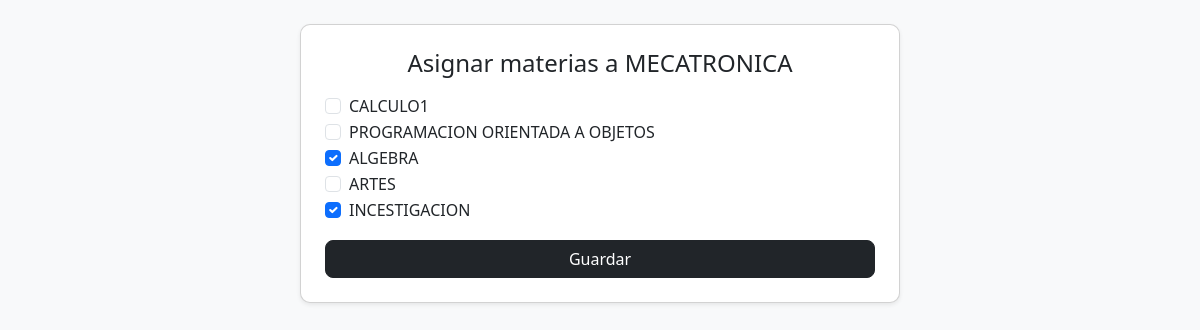
Page /alumnos/carreras/5/materias/ on the earlier database version.
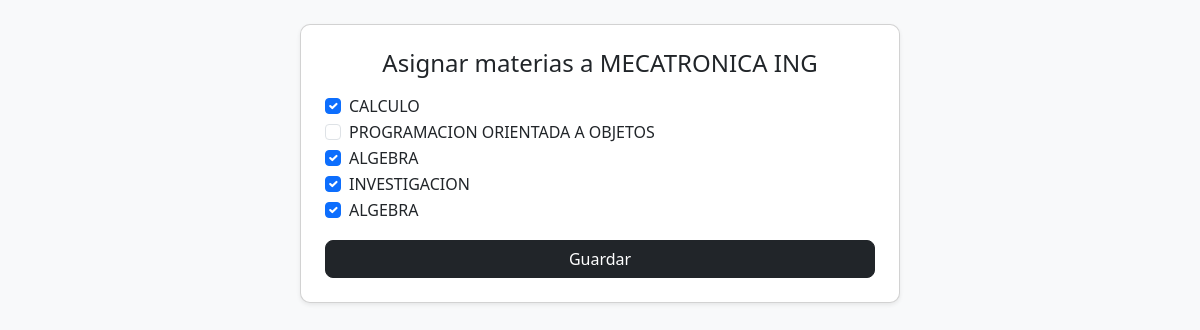
Same page on the later database version.
### alumnos/models.py (models this page shows, shortened)
class Carrera(models.Model):
    nombre = models.CharField(max_length=100)

class Materia(models.Model):
    nombre = models.CharField(max_length=100)
    clave = models.CharField(max_length=20)
    carreras = models.ManyToManyField(Carrera)
    maestro = models.ForeignKey(Maestro, on_delete=models.CASCADE, null=True, blank=True)

### alumnos/views.py (the view)
# urls.py: path('carreras/<int:carrera_id>/materias/', views.asignar_materias_carrera, name='asignar_materias_carrera'),
def asignar_materias_carrera(request, carrera_id):
    carrera = get_object_or_404(Carrera, id=carrera_id)
    materias = Materia.objects.all()
    if request.method == 'POST':
        materias_ids = request.POST.getlist('materias')
        carrera.materia_set.set(materias_ids)  # 🔥 relación
        return redirect('lista_carreras')  # o donde quieras
    return render(request, 'alumnos/asignar_materias.html', {
        'carrera': carrera,
        'materias': materias,
        'materias_asignadas': carrera.materia_set.all()
    })

### alumnos/context_processors.py (called while the page is built)
def roles_usuario(request):
    user = request.user
    if user.is_authenticated:
        return {
            'es_admin': user.is_superuser or user.groups.filter(name='admin').exists(),
            'es_maestro': user.groups.filter(name='maestro').exists(),
            'es_alumno': user.groups.filter(name='alumno').exists(),
        }
    return {}

### alumnos/templates/alumnos/asignar_materias.html (shortened to what this page needs)
{% extends 'base.html' %}
{% block content %}
<div class="card p-4 shadow-sm" style="max-width: 600px; margin:auto;">
    <h4 class="mb-3 text-center">
        Asignar materias a {{ carrera.nombre }}
    </h4>
    <form method="POST">
        {% for materia in materias %}
            <div class="form-check">
                <input class="form-check-input" type="checkbox"
                       name="materias"
                       value="{{ materia.id }}"
                       {% if materia in materias_asignadas %}checked{% endif %}>
                <label class="form-check-label">
                    {{ materia.nombre }}
                </label>
            </div>
        {% endfor %}
        <button class="btn btn-dark w-100 mt-3">
            Guardar
        </button>
    </form>
</div>
{% endblock %}

### alumnos/templates/base.html (shortened to what this page needs)
<!DOCTYPE html>
<html lang="es">
<head>
    <link href="https://cdn.jsdelivr.net/npm/bootstrap@5.3.7/dist/css/bootstrap.min.css" rel="stylesheet">
</head>
<body>
<div class="container mt-4">
    {% block content %}
    {% endblock %}
</div>
<div id="toast-container" class="position-fixed top-0 end-0 p-3" style="z-index: 9999;"></div>
</body>
</html>

### alumnos/templates/base.html (style rules this page uses)
body { background-color: #f8f9fa; }
.card { border-radius: 10px; }
.btn { border-radius: 8px; }

Differences in the rows shown:
removed Materia: nombre "ARTES"
changed Carrera: nombre "MECATRONICA" → "MECATRONICA ING"
changed Materia: materias "☐" → "☑"; nombre "CALCULO1" → "CALCULO"
changed Materia: nombre "INCESTIGACION" → "INVESTIGACION"
added Materia: materias "☑", nombre "ALGEBRA"
